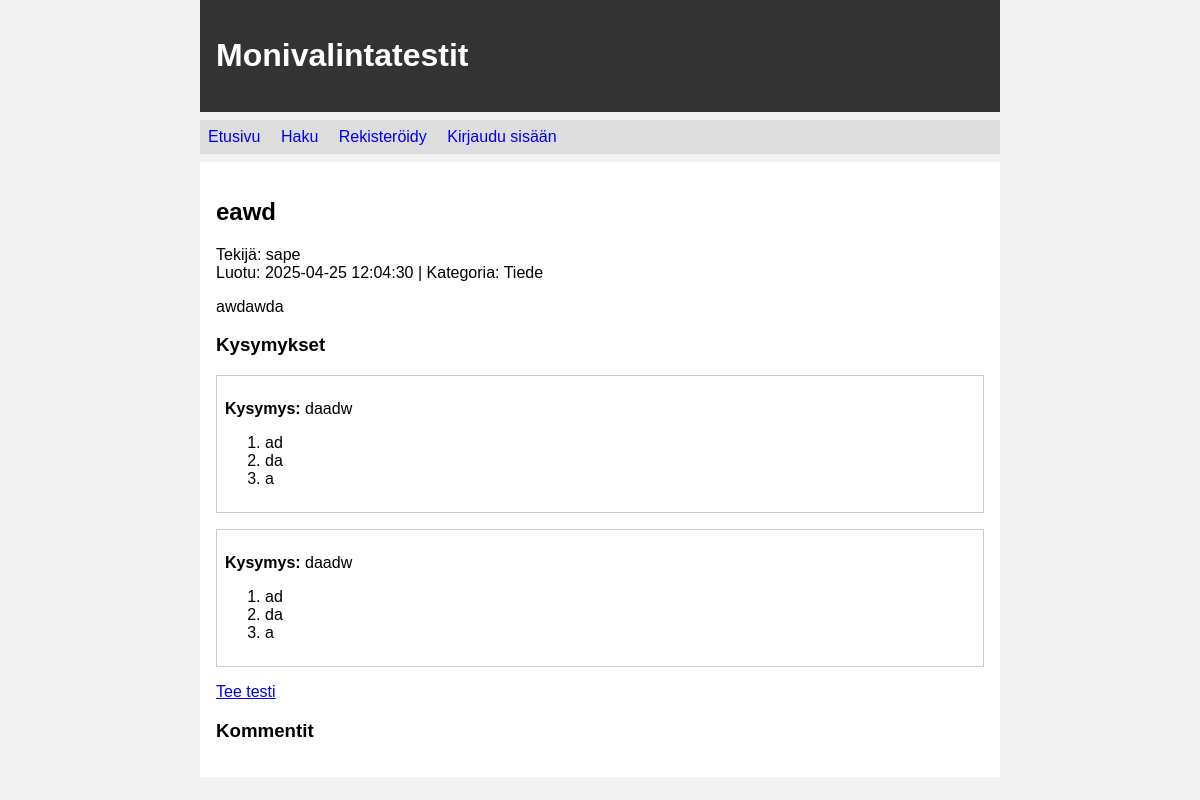
The page /set/2 on the database its author committed.
### tables this page shows
CREATE TABLE sets (
        id INTEGER PRIMARY KEY,
        title TEXT,
        description TEXT,
        user_id INTEGER REFERENCES users,
        category_id INTEGER REFERENCES categories,
        created_at TEXT,
        published INTEGER DEFAULT 0
    );

CREATE TABLE users (
        id INTEGER PRIMARY KEY,
        username TEXT UNIQUE,
        password_hash TEXT
    );

CREATE TABLE categories (
        id INTEGER PRIMARY KEY,
        name TEXT UNIQUE
    );

CREATE TABLE questions (
        id INTEGER PRIMARY KEY,
        set_id INTEGER REFERENCES sets(id) ON DELETE CASCADE,
        question_text TEXT,
        answer1 TEXT,
        answer2 TEXT,
        answer3 TEXT,
        correct_answer INTEGER
    );

### app.py (the view)
@app.route("/set/<int:set_id>")
def show_set(set_id):
    s = get_set(set_id)
    if not s:
        abort(404)
    if s["published"] == 0 and session.get("user_id") != s["user_id"]:
        abort(404)
    return render_template("show_set.html", s=s,
                           questions=get_questions(set_id),
                           comments=get_comments_for_set(set_id))

### app.py (called while the page is built)
def get_set(set_id):
    rows = db.query("""SELECT s.*, c.name AS category_name, u.username
                       FROM sets s
                       LEFT JOIN categories c ON s.category_id=c.id
                       JOIN users u ON s.user_id=u.id
                       WHERE s.id=?""", [set_id])
    return rows[0] if rows else None

def get_questions(set_id):
    return db.query("SELECT * FROM questions WHERE set_id=?", [set_id])

def get_comments_for_set(set_id):
    return db.query("""SELECT cm.*, u.username
                       FROM comments cm JOIN users u ON cm.user_id=u.id
                       WHERE cm.set_id=? ORDER BY cm.created_at DESC""", [set_id])

### db.py (called while the page is built)
def get_connection():
    con = sqlite3.connect("database.db")
    con.execute("PRAGMA foreign_keys = ON")
    con.row_factory = sqlite3.Row
    return con

def query(sql, params=None):
    if params is None:
        params = []
    con = get_connection()
    try:
        return con.execute(sql, params).fetchall()
    finally:
        con.close()

### templates/show_set.html (shortened to what this page needs)
{% extends "layout.html" %}
{% block content %}
<h2>{{ s.title }}</h2>
<p>
  Tekijä: {{ s.username }} <br>
  Luotu: {{ s.created_at }} {% if s.category_name %} | Kategoria: {{ s.category_name }}{% endif %}
</p>
<p>{{ s.description }}</p>
<h3>Kysymykset</h3>
{% for q in questions %}
<div class="question" id="q{{ q.id }}">
  <p><b>Kysymys:</b> {{ q.question_text }}</p>
  <ol>
    <li>{{ q.answer1 }}</li>
    <li>{{ q.answer2 }}</li>
    <li>{{ q.answer3 }}</li>
  </ol>
</div>
{% endfor %}
<p>
  <a href="/attempt_set/{{ s.id }}">Tee testi</a>
</p>
<h3>Kommentit</h3>
{% endblock %}

### templates/layout.html (shortened to what this page needs)
<!DOCTYPE html>
<html lang="fi">
<head>
  <link rel="stylesheet" href="/static/main.css">
</head>
<body>
  <div class="header">
    <h1>Monivalintatestit</h1>
  </div>
  <div class="nav">
    <nav>
      <ul>
        <li><a href="/">Etusivu</a></li>
        <li><a href="/search">Haku</a></li>
        {% if session.user_id %}
          <li><a href="/new_set">Luo uusi testi</a></li>
          <li><a href="/profile">Oma profiili</a></li>
          <li>Hei, {{ session.username }}!</li>
          <li>
            <form action="/logout" method="post" style="display:inline;">
              <input type="hidden" name="csrf_token" value="{{ session.csrf_token }}">
              <button style="background:none;border:none;padding:0;cursor:pointer;
                             text-decoration:underline;color:inherit;">
                Kirjaudu ulos
              </button>
            </form>
          </li>
        {% else %}
          <li><a href="/register">Rekisteröidy</a></li>
          <li><a href="/login">Kirjaudu sisään</a></li>
        {% endif %}
      </ul>
    </nav>
  </div>
  <div class="content">
    {% block content %}{% endblock %}
  </div>
</body>
</html>

### static/main.css (style rules this page uses)
body { margin: auto; max-width: 50em; font-family: sans-serif; background-color: #f2f2f2; }
.header { background-color: #333; color: white; padding: 1em; margin: 0 0 0.5em 0; }
.nav { background-color: #ddd; padding: 0.5em; margin-bottom: 0.5em; }
.nav ul { list-style-type: none; margin: 0; padding: 0; }
.nav li { display: inline-block; margin-right: 1em; }
.nav a { text-decoration: none; }
.content { background-color: white; padding: 1em; margin-bottom: 1em; }
.set-box, .question { border: 1px solid #ccc; margin: 1em 0; padding: 0.5em; }

### rows shown on the page
sets: title "eawd", created_at "2025-04-25 12:04:30", description "awdawda"
users: username "sape"
categories: category_name "Tiede"
questions: question_text "daadw", answer1 "ad", answer2 "da", answer3 "a"
questions: question_text "daadw", answer1 "ad", answer2 "da", answer3 "a"
